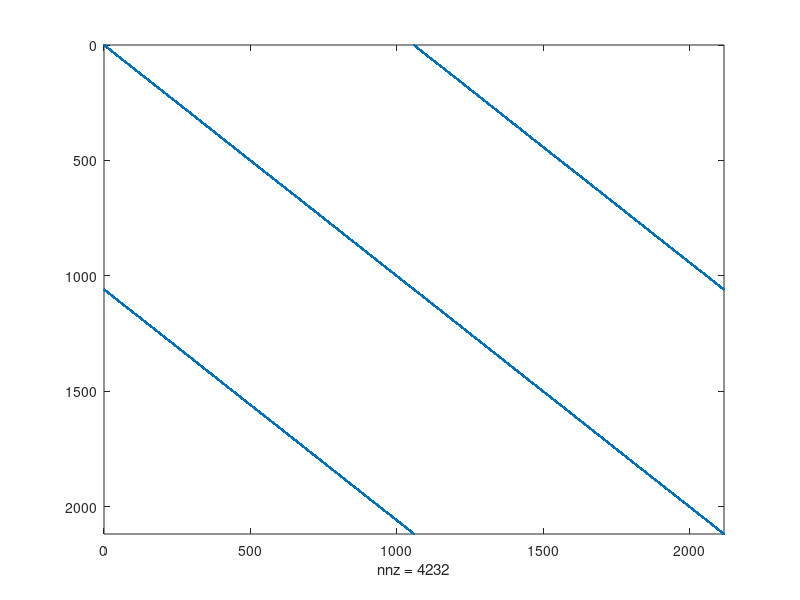

This figure's MATLAB source: (Note: this script raises an error after producing the figure.)
%+========================================================================+
%|                                                                        |
%|            This script uses the GYPSILAB toolbox for Matlab            |
%|                                                                        |
%| COPYRIGHT : Matthieu Aussal (c) 2015-2017.                             |
%| PROPERTY  : Centre de Mathematiques Appliquees, Ecole polytechnique,   |
%| route de Saclay, 91128 Palaiseau, France. All rights reserved.         |
%| LICENCE   : This program is free software, distributed in the hope that|
%| it will be useful, but WITHOUT ANY WARRANTY. Natively, you can use,    |
%| redistribute and/or modify it under the terms of the GNU General Public|
%| License, as published by the Free Software Foundation (version 3 or    |
%| later,  http://www.gnu.org/licenses). For private use, dual licencing  |
%| is available, please contact us to activate a "pay for remove" option. |
%| CONTACT   : matthieu.aussal@polytechnique.edu                          |
%| WEBSITE   : www.cmap.polytechnique.fr/~aussal/gypsilab                 |
%|                                                                        |
%| Please acknowledge the gypsilab toolbox in programs or publications in |
%| which you use it.                                                      |
%|________________________________________________________________________|
%|   '&`   |                                                              |
%|    #    |   FILE       : nrtHmxAlgebra.m                               |
%|    #    |   VERSION    : 0.32                                          |
%|   _#_   |   AUTHOR(S)  : Matthieu Aussal                               |
%|  ( # )  |   CREATION   : 14.03.2017                                    |
%|  / 0 \  |   LAST MODIF : 25.12.2017                                    |
%| ( === ) |   SYNOPSIS   : Evaluate each hmx class function              |
%|  `---'  |                                                              |
%+========================================================================+

% Cleaning
clear all
close all
clc

% Library path
addpath('../../openHmx')

% Data type
type = 'double';

% Accuracy
tol = 1e-3

% Wave number or frequency (Hz)
k = 1
f = (k*340)/(2*pi);

% Particles receptors X (sphere)
Nx      = 2e3;
[x,y,z] = sphere(ceil(sqrt(Nx)));
X       = unique([x(:),y(:),z(:)],'rows');
Nx      = size(X,1)
if strcmp(type,'single')
    X = single(X);
end

% Particles transmitters Y (=X or not)
Ny = Nx;
Y  = X;
% Ny = 2e3
% Y  = -1+2*rand(Ny,3);
if strcmp(type,'single')
    X = single(X);
end

% Green kernel -> exp(1i*k*r)/r
rxy   = @(X,Y) sqrt( (X(:,1)-Y(:,1)).^2 + (X(:,2)-Y(:,2)).^2 + (X(:,3)-Y(:,3)).^2 );
green = @(X,Y) exp(1i*k*rxy(X,Y))./(rxy(X,Y) + 1/(1i*k));

% Particles charges (multiples)
V = (-1+2*rand(Ny,2,type)) + (-1+2i*rand(Ny,2,type));

% Spatial representation of particles
figure
plot3(X(:,1),X(:,2),X(:,3),'*b',Y(:,1),Y(:,2),Y(:,3),'*r')
axis equal 


%%% Full matrix computation
disp('~~~~~~~~~~~~~ EXACT MATRIX AS REFERENCE~~~~~~~~~~~~~')
tic
M = zeros(Nx,Ny,type);
for i = 1:Nx
    M(i,:) = green(X(i,:),Y).';
end
MV = M * V;
toc

tic
un = ones(Nx,1);
I  = spdiags([-un 2*un -un], [-Nx/2,0,Nx/2] , Nx, Ny);
IV = I*double(V);
toc
spy(I)
disp(' ')


%%% H-Matrix computation
disp('~~~~~~~~~~~~~ H-MATRIX ~~~~~~~~~~~~~')
tic
Mh = hmx(X,Y,green,tol);
toc

tic
Mh2 = hmx(X,Y,M,tol);
toc

tic
Ih = hmx(double(X),double(Y),I,tol);
toc

disp(' ')


%%% H-Matrix structure
disp('~~~~~~~~~~~~~ SPY STRUCTURE ~~~~~~~~~~~~~')
tic
figure
spy(Mh);
toc

tic
figure
spy(Mh2);
toc

tic
figure
spy(Ih);
toc

disp(' ')


%%% Full conversion
disp('~~~~~~~~~~~~~ FULL CONVERSION ~~~~~~~~~~~~~')
tic
sol = full(Mh);
toc
ref = M;
norm(ref-sol,'inf')/norm(ref,'inf')

tic
sol = full(Mh2);
toc
ref = M;
norm(ref-sol,'inf')/norm(ref,'inf')

tic
sol = full(Ih);
toc
ref = full(I);
norm(ref-sol,'inf')/norm(ref,'inf')

disp(' ')


%%% Recompression
disp('~~~~~~~~~~~~~ RECOMPRESSION ~~~~~~~~~~~~~')
tic
tmp = hmxRecompress(Mh,10*tol);
toc
sol = full(tmp);
ref = M;
norm(ref-sol,'inf')/norm(ref,'inf')

disp(' ')


%%% Sparse conversion
disp('~~~~~~~~~~~~~ SPARSE CONVERSION ~~~~~~~~~~~~~')
tic
sol = sparse(double(Mh));
toc
ref = double(M);
norm(ref-sol,'inf')/norm(ref,'inf')

tic
sol = sparse(Ih);
toc
ref = I;
norm(ref-sol,'inf')/norm(ref,'inf')

disp(' ')


%%% Low-rank conversion
disp('~~~~~~~~~~~~~ LOW-RANK CONVERSION ~~~~~~~~~~~~~')
tic
[A,B] = hmxLowrank(double(Mh));
sol   = A*B;
toc
ref = double(M);
norm(ref-sol,'inf')/norm(ref,'inf')

disp(' ')


%%% Concatenation
disp('~~~~~~~~~~~~~ CONCATENATION ~~~~~~~~~~~~~')
AB = hmx(X,Y,A,B,tol);
tic
tmp = [AB,Mh,Mh,AB];
toc
sol = full(tmp);
ref = [M,M,M,M];
norm(ref-sol,'inf')/norm(ref,'inf')

tic
tmp = [AB;Mh;Mh;AB];
toc
sol = full(tmp);
ref = [M;M;M;M];
norm(ref-sol,'inf')/norm(ref,'inf')

tic
tmp = [Ih,Ih];
toc
sol = full(tmp);
ref = [I,I];
norm(ref-sol,'inf')/norm(ref,'inf')

disp(' ')


%%% Transposition
disp('~~~~~~~~~~~~~ TRANSPOSITION ~~~~~~~~~~~~~')
tic
tmp = Mh.';
toc
sol = full(tmp);
ref = M.';
norm(ref-sol,'inf')/norm(ref,'inf')

tic
tmp = Ih.';
toc
sol = full(tmp);
ref = I.';
norm(ref-sol,'inf')/norm(ref,'inf')

disp(' ')


%%% Conjugate transposition
disp('~~~~~~~~~~~~~ CTRANSPOSITION ~~~~~~~~~~~~~')
tic
tmp = Mh';
toc
sol = full(tmp);
ref = M';
norm(ref-sol,'inf')/norm(ref,'inf')

tic
tmp = Ih';
toc
sol = full(tmp);
ref = I';
norm(ref-sol,'inf')/norm(ref,'inf')

disp(' ')


%%% H-Matrix right product
disp('~~~~~~~~~~~~~ H-MATRIX * MATRIX ~~~~~~~~~~~~~')
tic
sol = Mh * V;
toc
ref = MV;
norm(ref-sol,'inf')/norm(ref,'inf')

tic
sol = Ih * double(V);
toc
ref = IV;
norm(ref-sol,'inf')/norm(ref,'inf')

tic
sol = double(Mh) * I.';
toc
ref = double(M) * I.';
norm(ref-sol,'inf')/norm(ref,'inf')

tic
sol = Ih * I.';
toc
ref = I * I.';
norm(ref-sol,'inf')/norm(ref,'inf')

disp(' ')


%%% Left product H-Matrix
disp('~~~~~~~~~~~~~ FULL MATRIX * H-MATRIX ~~~~~~~~~~~~~')
tmp = Mh.';
tic
sol = V.' * tmp;
toc
ref = MV.';
norm(ref-sol,'inf')/norm(ref,'inf')

disp(' ')


%%% Scalar product
disp('~~~~~~~~~~~~~ SCALAR PRODUCT ~~~~~~~~~~~~~')
tic
tmp = (sqrt(2) .* Mh .* pi);
toc
sol = tmp * V;
ref = sqrt(2) * pi * MV;
norm(ref-sol,'inf')/norm(ref,'inf')

tic
tmp = (sqrt(2) .* Ih .* pi);
toc
sol = tmp * double(V);
ref = sqrt(2) * pi * IV;
norm(ref-sol,'inf')/norm(ref,'inf')

disp(' ')


%%% Uminus
disp('~~~~~~~~~~~~~ UMINUS ~~~~~~~~~~~~~')
tic
tmp = - Mh;
toc
sol = tmp * V;
ref = - MV;
norm(ref-sol,'inf')/norm(ref,'inf')

disp(' ')


%%% Full Addition
disp('~~~~~~~~~~~~~ FULL ADDITION/SUBSTRACTION ~~~~~~~~~~~~~')
tic
tmp = 2*M + Mh - M;
toc
sol = tmp * V;
ref = 2*MV;
norm(ref-sol,'inf')/norm(ref,'inf')

tic
tmp = 2*M + Ih - M;
toc
sol = tmp * V;
ref = MV + IV;
norm(ref-sol,'inf')/norm(ref,'inf')

disp(' ')


%%% Full Addition
disp('~~~~~~~~~~~~~ SPARSE ADDITION/SUBSTRACTION ~~~~~~~~~~~~~')
tic
tmp = 2*I + Mh - I;
toc
sol = tmp * V;
ref = MV+IV;
norm(ref-sol,'inf')/norm(ref,'inf')

tic
tmp = 2*I + Ih - I;
toc
sol = tmp * double(V);
ref = 2*IV;
norm(ref-sol,'inf')/norm(ref,'inf')

disp(' ')


%%% H-Matrix addition
disp('~~~~~~~~~~~~~ H-MATRIX ADDITION/SUBSTRACTION ~~~~~~~~~~~~~')
tic
tmp = 2.*Mh + Mh - Mh;
toc
sol = tmp * V;
ref = 2*MV;
norm(ref-sol,'inf')/norm(ref,'inf')
figure
spy(tmp)

tic
tmp = 2.*Ih + Mh - Ih;
toc
sol = tmp * V;
ref = MV + IV;
norm(ref-sol,'inf')/norm(ref,'inf')

tic
tmp = 2.*Mh + Ih - Mh;
toc
sol = tmp * V;
ref = MV + IV;
norm(ref-sol,'inf')/norm(ref,'inf')

tic
tmp = 2.*Ih + Ih - Ih;
toc
sol = tmp * double(V);
ref = 2*IV;
norm(ref-sol,'inf')/norm(ref,'inf')

disp(' ')


%%% H-Matrix product
disp('~~~~~~~~~~~~~ H-MATRIX PRODUCT ~~~~~~~~~~~~~')
tic
tmp = Mh * Mh.';
toc
sol = full(tmp);
ref = M * M.';
norm(ref-sol,'inf')/norm(ref,'inf')
figure
spy(tmp)

tic
tmp = Ih.' * double(Mh);
toc
sol = full(tmp);
ref = I.' * double(M);
norm(ref-sol,'inf')/norm(ref,'inf')

tic
tmp = double(Mh) * Ih.';
toc
sol = full(tmp);
ref = double(M) * I.';
norm(ref-sol,'inf')/norm(ref,'inf')

tic
tmp = Ih * Ih.';
toc
sol = sparse(tmp);
ref = I * I.';
norm(ref-sol,'inf')/norm(ref,'inf')
figure
spy(tmp)

disp(' ')


%%% H-Matrix inversion
disp('~~~~~~~~~~~~~ INVERSION ~~~~~~~~~~~~~')
Mh = Mh + sqrt(Nx).*speye(Nx);
M  = M  + sqrt(Nx).*eye(Nx,type); 

tic
tmp = inv(Mh);
toc
tic
ref = inv(M);
toc
sol = full(tmp);
norm(ref-sol,'inf')/norm(ref,'inf')
figure
spy(tmp)

tic
tmp = inv(Ih);
toc
tic
ref = inv(I);
toc
sol = full(tmp);
norm(ref-sol,'inf')/norm(ref,'inf')
figure
spy(tmp)

disp(' ')


%%% H-Matrix cholesky
disp('~~~~~~~~~~~~~ CHOLESKY FACTORISATION ~~~~~~~~~~~~~')
tic
Uh = chol(Ih);
toc
sol = sparse(Uh'*Uh);
tic
U = chol(I);
toc
sol2 = U'*U;
ref  = I;
norm(ref-sol,'inf')/norm(ref,'inf')
norm(ref-sol2,'inf')/norm(ref,'inf')
figure
spy(Uh)

disp(' ')


%%% H-Matrix LDLt
disp('~~~~~~~~~~~~~ LDLt FACTORISATION ~~~~~~~~~~~~~')
tic
[Lh,Dh] = ldl(Ih);
toc
sol = sparse(Lh*Dh*Lh');
tic
[L,D,P] = ldl(I);
L       = P*L;
toc
sol2 = L*D*L';
ref  = I;
norm(ref-sol,'inf')/norm(ref,'inf')
norm(ref-sol2,'inf')/norm(ref,'inf')
figure
spy(Lh)

disp(' ')


%%% H-Matrix LU
disp('~~~~~~~~~~~~~ LU FACTORISATION ~~~~~~~~~~~~~')
tic
[Lh,Uh] = lu(Mh);
toc
tmp = full(Mh);
tic
[L,U] = lu(tmp);
toc
sol  = full(Lh*Uh);
sol2 = L*U;
ref  = M;
norm(ref-sol,'inf')/norm(ref,'inf')
norm(ref-sol2,'inf')/norm(ref,'inf')
figure
spy(Lh)
figure
spy(Uh)

tic
[Lh,Uh] = lu(Ih);
toc
sol = full(Lh*Uh);
tic
[L,U] = lu(I);
toc
sol2 = L*U;
ref  = I;
norm(ref-sol,'inf')/norm(ref,'inf')
norm(ref-sol2,'inf')/norm(ref,'inf')
figure
spy(Lh)
figure
spy(Uh)

disp(' ')


%%% Shermann-morrisonn conversion
disp('~~~~~~~~~~~~~ SHERMANN MORRISON CONVERSION ~~~~~~~~~~~~~')
tic
[Sh,A,B] = hmxSherMorr(Mh);
toc
sol = full(Sh) + A*B;
ref = M;
norm(ref-sol,'inf')/norm(ref,'inf')

disp(' ')


%%% H-Matrix \
disp('~~~~~~~~~~~~~ LU SOLVER ~~~~~~~~~~~~~')
tic
sol =  Mh \ V;
toc
tic
ref = M \ V;
toc
norm(ref-sol,'inf')/norm(ref,'inf')

tic
sol =  Ih \ double(V);
toc
tic
ref = I \ double(V);
toc
norm(ref-sol,'inf')/norm(ref,'inf')

disp(' ')


%%% Shermann-morrisonn solver
disp('~~~~~~~~~~~~~ SHERMANN MORRISON SOLVER ~~~~~~~~~~~~~')

tic
[Lh,Uh] = lu(Sh);
toc

tic
rk   = size(A,2);
Sm1  = Uh \ (Lh \ [A,V]);
Sm1A = Sm1(:,1:rk);
Sm1V = Sm1(:,rk+1:end);
toc

tic
Mk    = eye(rk) + B*(Sm1A);
Mkm1V = Mk \ (B * Sm1V);
toc

tic
sol = Sm1V - Uh \ (Lh \ ( A * Mkm1V));
toc
ref = M \ V;

norm(ref-sol,'inf')/norm(ref,'inf')

disp(' ')


%%% ITERATIVE SOLVER
disp('~~~~~~~~~~~~~ ITERATIVE SOLVER ~~~~~~~~~~~~~')
tic
sol = zeros(Nx,size(V,2),type);
for i = 1:size(V,2)
    sol(:,i) = gmres(@(V) Mh*V,V(:,i),[],tol,100);
end
toc
ref = zeros(Nx,size(V,2),type);
for i = 1:size(V,2)
    ref(:,i) = gmres(M,V(:,i),[],tol,100);
end
toc
norm(ref-sol,'inf')/norm(ref,'inf')

disp(' ')


%%% ITERATIVE SOLVER WITH PRECONDITIONNER
disp('~~~~~~~~~~~~~ ITERATIVE SOLVER WITH PRECONDITIONNER ~~~~~~~~~~~~~')
tic
[Lh,Uh] = lu(hmxRecompress(Mh,0.1));
Mhm1V   = @(V) Uh\(Lh\V);
toc
tic
sol = zeros(Nx,size(V,2),type);
for i = 1:size(V,2)
    sol(:,i) = gmres(@(V) Mh*V,V(:,i),[],tol,100,Mhm1V);
end
toc
norm(ref-sol,'inf')/norm(ref,'inf')

disp(' ')




disp('~~> Michto gypsilab !')







% % Preconditionner
% S  = sparse(Sh);
% Ap = A(:,1:1);
% Bp = B(1:1,:);
% D  = eye(1) + Bp*(S\Ap);
% 
% P = @(X) S\X - S\(Ap*(D\(Bp*(S\X))));
% 
% norm(S*V + Ap*(Bp*V) - MV,'inf')/norm(MV,'inf')
% norm(P(V) - ref,'inf')/norm(ref,'inf')
% 
% tic
% sol = zeros(Nx,size(V,2),type);
% for i = 1:size(V,2)
%     sol(:,i) = gmres(@(V) Mh*V,V(:,i),[],1e-3,100,@(X));
% end
% toc
% ref = zeros(Nx,size(V,2),type);
% for i = 1:size(V,2)
%     ref(:,i) = gmres(M,V(:,i),[],tol,100);
% end
% toc
% norm(ref-sol,'inf')/norm(ref,'inf')

